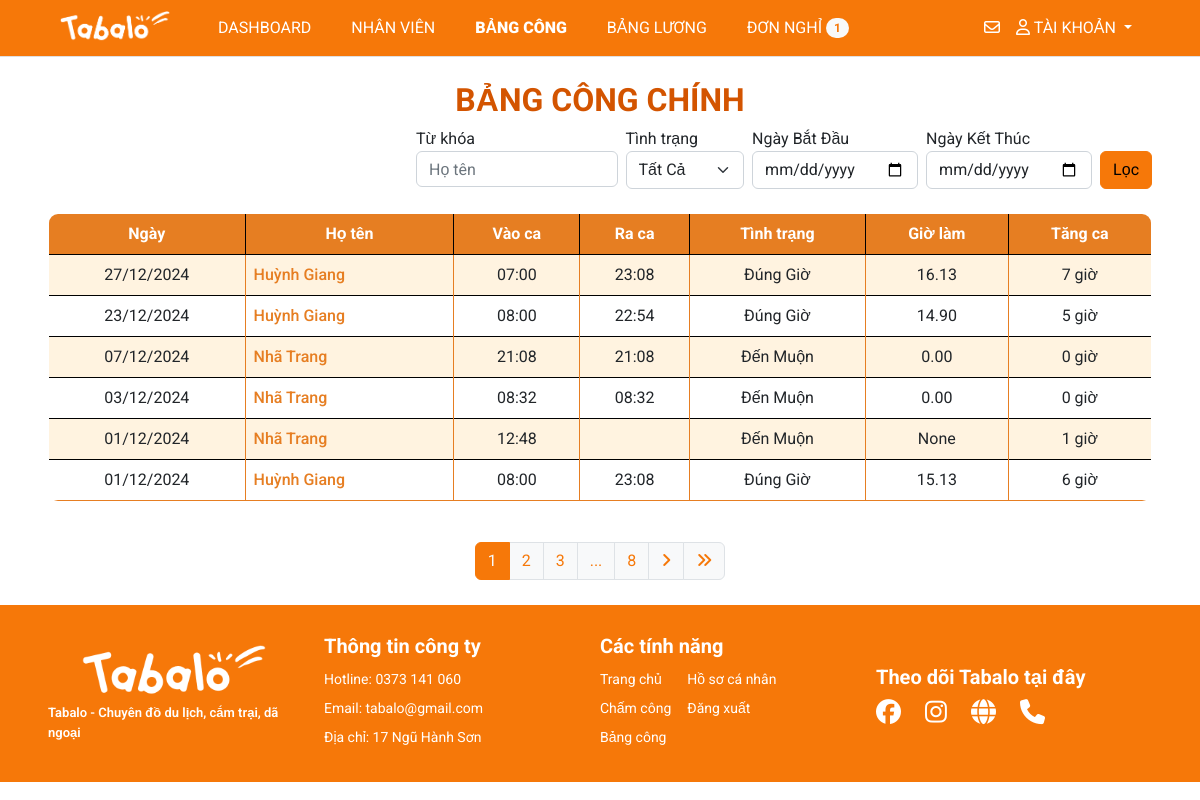
Screenshot of /management/sheet/ (signed in) with the database file from the repository.
### myapp/models.py (models this page shows, shortened)
class Sheet(models.Model):
    user=models.ForeignKey(User,on_delete=models.CASCADE)
    date=models.DateField()
    checkin=models.TimeField()
    checkout=models.TimeField(blank=True, null=True)
    work_hour=models.DecimalField(max_digits=5, decimal_places=2, blank=True, null=True)
    status=models.CharField(max_length=20, choices=[('Đúng Giờ', 'Đúng Giờ'), ('Đến Muộn', 'Đến Muộn')], default='Đúng Giờ')
    ot = models.IntegerField(null=True, blank=True, default=1)
    late_time = models.IntegerField(null=True, blank=True, default=0)  # Add late_time field

### management/views.py (the view)
# urls.py: path('sheet/', views.main_sheet, name='main-sheet'),
def main_sheet(request):
  if request.user.is_superuser:
    title = 'Bảng công'
    sheets = Sheet.objects.all().order_by('-date')
    keyword = request.GET.get('keyword', '')
    status = request.GET.get('status', '')
    start_date = request.GET.get('start-date', '')
    end_date = request.GET.get('end-date', '')
    if keyword:
      sheets = sheets.filter(user__username__icontains=keyword)
    if status:
      sheets = sheets.filter(status=status)
    if start_date and end_date:
      sheets = sheets.filter(date__range=[start_date, end_date])
    elif start_date:
      sheets = sheets.filter(date__range=[start_date, datetime.now().date()])
    elif end_date:
      sheets = sheets.filter(date__range=[datetime.now().date(), end_date])
    paginator = Paginator(sheets, 6)
    page_number = request.GET.get('page', '')
    try:
      page_obj = paginator.get_page(page_number)
    except PageNotAnInteger:
      page_obj = paginator.page(1)
    except EmptyPage:
      page_obj = paginator.page(paginator.num_pages)
    query_params = request.GET.copy()
    if 'page' in query_params:
      query_params.pop('page')
    context = {'title': title,
               'keyword': keyword,
               'start_date': start_date,
               'end_date': end_date,
               'status': status,
               'page_obj': page_obj,
               'query_params': query_params.urlencode()}
    return render(request, 'pages/main_sheet.html', context)
  else:
    messages.warning(request, 'Không có quyền truy cập')
    return redirect('/')

### management/context_processors.py (called while the page is built)
def pending_dayoff(request):
  count_pending = DayOffRequest.objects.filter(status='pending').count()
  return {'count_pending': count_pending}

### templates/pages/main_sheet.html (shortened to what this page needs)
{% extends '../layouts/base.html' %}
{% block main %}
<br>
<h1 style="text-align: center; font-size: 2rem; font-weight: bold; color: #D35400;">BẢNG CÔNG CHÍNH</h1>
{% include 'partials/filter_main_sheet.html' %}
<br>
<table class="table table-hover table-bordered custom-border" style="border-radius: 10px; overflow: hidden;">
  <thead class="bg-tab text-white" style="background-color: #E67E22;">
    <tr>
      <th scope="col" class="text-center" style="vertical-align: middle;">Ngày</th>
      <th scope="col" class="text-center" style="vertical-align: middle;">Họ tên</th>
      <th scope="col" class="text-center" style="vertical-align: middle;">Vào ca</th>
      <th scope="col" class="text-center" style="vertical-align: middle;">Ra ca</th>
      <th scope="col" class="text-center" style="vertical-align: middle;">Tình trạng</th>
      <th scope="col" class="text-center" style="vertical-align: middle;">Giờ làm</th>
      <th scope="col" class="text-center" style="vertical-align: middle;">Tăng ca</th>
    </tr>
  </thead>
  <tbody>
    {% for sheet in page_obj %}
    <tr class="table-row" style="transition: background-color 0.3s;">
      <td class="text-center align-middle border-cell">{{ sheet.date|date:"d/m/Y" }}</td>
      <td class="align-middle border-cell">
        <a href="/profile/{{sheet.user.username}}/" class="link-highlight">
          {{ sheet.user.first_name }} {{ sheet.user.last_name }}
        </a>
      </td>
      <td class="text-center align-middle border-cell">{{ sheet.checkin|date:"H:i" }}</td>
      <td class="text-center align-middle border-cell">{{ sheet.checkout|date:"H:i" }}</td>
      <td class="text-center align-middle border-cell">{{ sheet.status }}</td>
      <td class="text-center align-middle border-cell">{{ sheet.work_hour }}</td>
      <td class="text-center align-middle border-cell">{{ sheet.ot }} giờ</td>
    </tr>
    {% endfor %}
  </tbody>
</table>
<br>
{% include 'partials/paginator.html' %}
{% endblock %}

### static/styles/style.css (style rules this page uses)
.bg-tab { background-color: #FF983E !important; }
table { border-collapse: collapse; border: 1px solid #000 !important; }
table th, table td { border: 1px solid #000000; }

### templates/pages/main_sheet.html (style rules this page uses)
.table-bordered tbody tr:nth-child(odd) { background-color: #FFF3E0; }
.table-bordered tbody tr:nth-child(even) { background-color: #FFFFFF; }
.bg-tab { background-color: #E67E22 !important; color: white !important; }
.custom-border { border: 2px solid #E67E22; border-radius: 10px; }
.border-cell { border: 1px solid #E67E22; }
.link-highlight { color: #E67E22; font-weight: 500; text-decoration: none; }
.table-bordered tbody tr:last-child { border-bottom: 2px solid #E67E22; }

### rows the page displays
Sheet: date "27/12/2024", user.first_name "Huỳnh", user.last_name "Giang", checkin "07:00", checkout "23:08", status "Đúng Giờ", work_hour "16.13", ot "7"
Sheet: date "23/12/2024", user.first_name "Huỳnh", user.last_name "Giang", checkin "08:00", checkout "22:54", status "Đúng Giờ", work_hour "14.90", ot "5"
Sheet: date "07/12/2024", user.first_name "Nhã", user.last_name "Trang", checkin "21:08", checkout "21:08", status "Đến Muộn", work_hour "0.00", ot "0"
Sheet: date "03/12/2024", user.first_name "Nhã", user.last_name "Trang", checkin "08:32", checkout "08:32", status "Đến Muộn", work_hour "0.00", ot "0"
Sheet: date "01/12/2024", user.first_name "Nhã", user.last_name "Trang", checkin "12:48", status "Đến Muộn", work_hour "None", ot "1"
Sheet: date "01/12/2024", user.first_name "Huỳnh", user.last_name "Giang", checkin "08:00", checkout "23:08", status "Đúng Giờ", work_hour "15.13", ot "6"

### other values shown
{{ count_pending }} "1"
{{ num }} "1" "2" "3"
{{ num }} "8"
